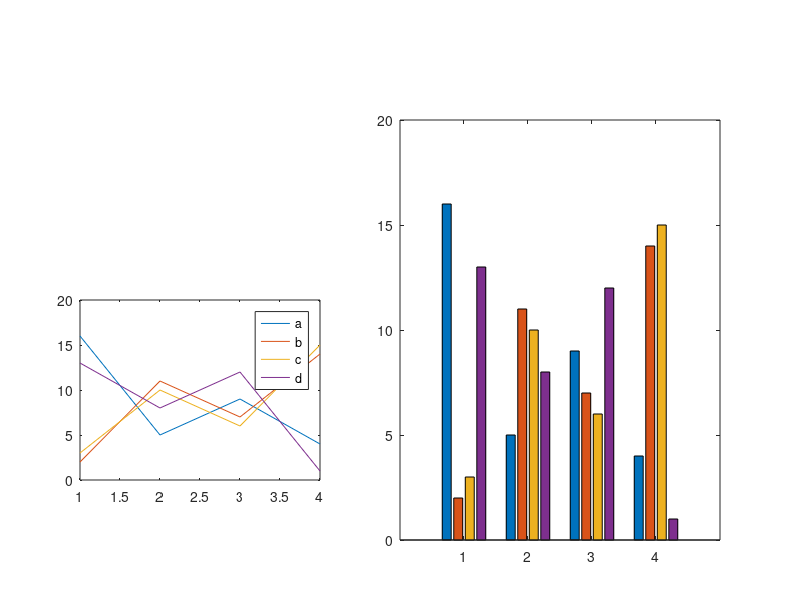

Write MATLAB code to recreate this figure. (Note: this script raises an error after producing the figure.)

y = magic(4);
positionVector1 = [0.1, 0.2, 0.3, 0.3];
subplot('Position',positionVector1)

plot(y)
legend({'a' 'b' 'c' 'd'});



positionVector2 = [0.5, 0.1, 0.4, 0.7];
subplot('Position',positionVector2)
bar(y)

res=fig2plotly(gcf,...
    'filename','ThisIsThis','fileopt','overwrite')
